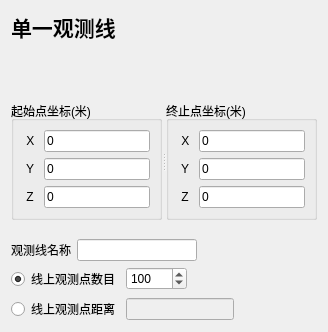
       <widget class="QWidget" name="page_5">
        <layout class="QVBoxLayout" name="verticalLayout_3">
         <item>
          <widget class="QLabel" name="label_9">
           <property name="text">
            <string>&lt;!DOCTYPE HTML PUBLIC &quot;-//W3C//DTD HTML 4.0//EN&quot; &quot;http://www.w3.org/TR/REC-html40/strict.dtd&quot;&gt;
&lt;html&gt;&lt;head&gt;&lt;meta name=&quot;qrichtext&quot; content=&quot;1&quot; /&gt;&lt;style type=&quot;text/css&quot;&gt;
p, li { white-space: pre-wrap; }
&lt;/style&gt;&lt;/head&gt;&lt;body style=&quot; font-family:'SimSun'; font-size:9pt; font-weight:400; font-style:normal;&quot;&gt;
&lt;p style=&quot; margin-top:0px; margin-bottom:0px; margin-left:0px; margin-right:0px; -qt-block-indent:0; text-indent:0px;&quot;&gt;&lt;span style=&quot; font-size:16pt; font-weight:600;&quot;&gt;单一观测线&lt;/span&gt;&lt;/p&gt;&lt;/body&gt;&lt;/html&gt;</string>
           </property>
          </widget>
         </item>
         <item>
          <spacer name="verticalSpacer_4">
           <property name="orientation">
            <enum>Qt::Vertical</enum>
           </property>
           <property name="sizeHint" stdset="0">
            <size>
             <width>20</width>
             <height>52</height>
            </size>
           </property>
          </spacer>
         </item>
         <item>
          <widget class="QSplitter" name="splitter">
           <property name="orientation">
            <enum>Qt::Horizontal</enum>
           </property>
           <widget class="QGroupBox" name="groupBox_3">
            <property name="title">
             <string>起始点坐标(米)</string>
            </property>
            <layout class="QGridLayout" name="gridLayout_5">
             <item row="0" column="0">
              <widget class="QLabel" name="label_10">
               <property name="text">
                <string> X </string>
               </property>
              </widget>
             </item>
             <item row="0" column="1">
              <widget class="QLineEdit" name="ObLine_X1">
               <property name="text">
                <string>0</string>
               </property>
              </widget>
             </item>
             <item row="1" column="0">
              <widget class="QLabel" name="label_11">
               <property name="text">
                <string> Y </string>
               </property>
              </widget>
             </item>
             <item row="1" column="1">
              <widget class="QLineEdit" name="ObLine_Y1">
               <property name="text">
                <string>0</string>
               </property>
              </widget>
             </item>
             <item row="2" column="0">
              <widget class="QLabel" name="label_12">
               <property name="text">
                <string> Z </string>
               </property>
              </widget>
             </item>
             <item row="2" column="1">
              <widget class="QLineEdit" name="ObLine_Z1">
               <property name="text">
                <string>0</string>
               </property>
              </widget>
             </item>
            </layout>
           </widget>
           <widget class="QGroupBox" name="groupBox_4">
            <property name="title">
             <string>终止点坐标(米)</string>
            </property>
            <layout class="QGridLayout" name="gridLayout_6">
             <item row="0" column="0">
              <widget class="QLabel" name="label_13">
               <property name="text">
                <string> X </string>
               </property>
              </widget>
             </item>
             <item row="0" column="1">
              <widget class="QLineEdit" name="ObLine_X2">
               <property name="text">
                <string>0</string>
               </property>
              </widget>
             </item>
             <item row="1" column="0">
              <widget class="QLabel" name="label_14">
               <property name="text">
                <string> Y </string>
               </property>
              </widget>
             </item>
             <item row="1" column="1">
              <widget class="QLineEdit" name="ObLine_Y2">
               <property name="text">
                <string>0</string>
               </property>
              </widget>
             </item>
             <item row="2" column="0">
              <widget class="QLabel" name="label_15">
               <property name="text">
                <string> Z </string>
               </property>
              </widget>
             </item>
             <item row="2" column="1">
              <widget class="QLineEdit" name="ObLine_Z2">
               <property name="text">
                <string>0</string>
               </property>
              </widget>
             </item>
            </layout>
           </widget>
          </widget>
         </item>
         <item>
          <spacer name="verticalSpacer_2">
           <property name="orientation">
            <enum>Qt::Vertical</enum>
           </property>
           <property name="sizeHint" stdset="0">
            <size>
             <width>20</width>
             <height>13</height>
            </size>
           </property>
          </spacer>
         </item>
         <item>
          <layout class="QHBoxLayout" name="horizontalLayout_17">
           <item>
            <widget class="QLabel" name="label_54">
             <property name="toolTip">
              <string>观测线名称非必须，但是为了查看结果时方便，强烈建议输入一个便于记忆的名称</string>
             </property>
             <property name="text">
              <string>观测线名称</string>
             </property>
            </widget>
           </item>
           <item>
            <widget class="QLineEdit" name="ObLine_Name"/>
           </item>
           <item>
            <spacer name="horizontalSpacer_11">
             <property name="orientation">
              <enum>Qt::Horizontal</enum>
             </property>
             <property name="sizeHint" stdset="0">
              <size>
               <width>40</width>
               <height>20</height>
              </size>
             </property>
            </spacer>
           </item>
          </layout>
         </item>
         <item>
          <layout class="QHBoxLayout" name="horizontalLayout_3">
           <item>
            <widget class="QRadioButton" name="rbn_ObLine_subsection">
             <property name="text">
              <string>线上观测点数目</string>
             </property>
             <property name="checked">
              <bool>true</bool>
             </property>
            </widget>
           </item>
           <item>
            <widget class="QSpinBox" name="ObLine_Subsection">
             <property name="enabled">
              <bool>true</bool>
             </property>
             <property name="minimum">
              <number>2</number>
             </property>
             <property name="maximum">
              <number>10000</number>
             </property>
             <property name="singleStep">
              <number>10</number>
             </property>
             <property name="value">
              <number>100</number>
             </property>
            </widget>
           </item>
           <item>
            <spacer name="horizontalSpacer_6">
             <property name="orientation">
              <enum>Qt::Horizontal</enum>
             </property>
             <property name="sizeHint" stdset="0">
              <size>
               <width>40</width>
               <height>20</height>
              </size>
             </property>
            </spacer>
           </item>
          </layout>
         </item>
         <item>
          <layout class="QHBoxLayout" name="horizontalLayout_16">
           <item>
            <widget class="QRadioButton" name="rbn_ObLine_gap">
             <property name="text">
              <string>线上观测点距离</string>
             </property>
             <property name="checked">
              <bool>false</bool>
             </property>
            </widget>
           </item>
           <item>
            <widget class="QLineEdit" name="ObLine_Gap">
             <property name="enabled">
              <bool>false</bool>
             </property>
            </widget>
           </item>
           <item>
            <spacer name="horizontalSpacer_10">
             <property name="orientation">
              <enum>Qt::Horizontal</enum>
             </property>
             <property name="sizeHint" stdset="0">
              <size>
               <width>40</width>
               <height>20</height>
              </size>
             </property>
            </spacer>
           </item>
          </layout>
         </item>
        </layout>
       </widget>
